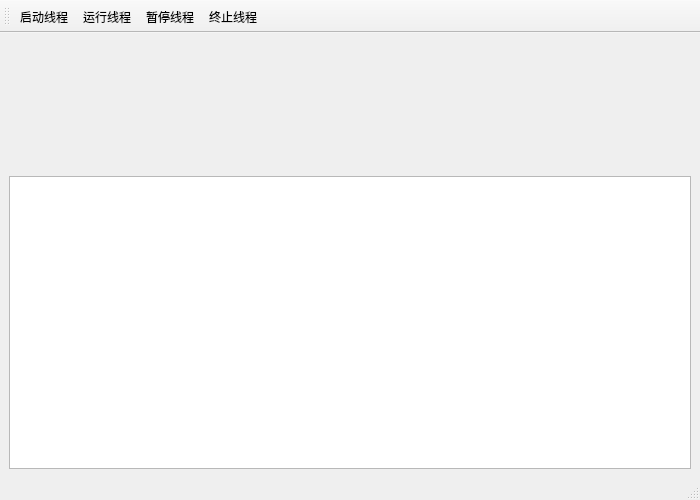
<?xml version="1.0" encoding="UTF-8"?>
<ui version="4.0">
 <class>Qt6_QMutex</class>
 <widget class="QMainWindow" name="Qt6_QMutex">
  <property name="geometry">
   <rect>
    <x>0</x>
    <y>0</y>
    <width>700</width>
    <height>500</height>
   </rect>
  </property>
  <property name="windowTitle">
   <string>Dice</string>
  </property>
  <property name="windowIcon">
   <iconset resource="images.qrc">
    <normaloff>:/images/games24.png</normaloff>:/images/games24.png</iconset>
  </property>
  <widget class="QWidget" name="W_Central">
   <layout class="QVBoxLayout" name="verticalLayout">
    <item>
     <widget class="QWidget" name="W_Dice" native="true">
      <layout class="QHBoxLayout" name="horizontalLayout">
       <property name="spacing">
        <number>0</number>
       </property>
       <property name="leftMargin">
        <number>0</number>
       </property>
       <property name="topMargin">
        <number>0</number>
       </property>
       <property name="rightMargin">
        <number>0</number>
       </property>
       <property name="bottomMargin">
        <number>0</number>
       </property>
       <item>
        <widget class="QLabel" name="L_Dice">
         <property name="minimumSize">
          <size>
           <width>128</width>
           <height>128</height>
          </size>
         </property>
         <property name="maximumSize">
          <size>
           <width>128</width>
           <height>128</height>
          </size>
         </property>
         <property name="text">
          <string/>
         </property>
         <property name="pixmap">
          <pixmap resource="images.qrc">:/images/dice0.jpg</pixmap>
         </property>
         <property name="scaledContents">
          <bool>false</bool>
         </property>
        </widget>
       </item>
      </layout>
     </widget>
    </item>
    <item>
     <widget class="QPlainTextEdit" name="PTE_Message"/>
    </item>
   </layout>
  </widget>
  <widget class="QMenuBar" name="menubar">
   <property name="geometry">
    <rect>
     <x>0</x>
     <y>0</y>
     <width>700</width>
     <height>30</height>
    </rect>
   </property>
  </widget>
  <widget class="QStatusBar" name="statusbar"/>
  <widget class="QToolBar" name="toolBar">
   <property name="windowTitle">
    <string>toolBar</string>
   </property>
   <attribute name="toolBarArea">
    <enum>TopToolBarArea</enum>
   </attribute>
   <attribute name="toolBarBreak">
    <bool>false</bool>
   </attribute>
   <addaction name="A_Started"/>
   <addaction name="A_Run"/>
   <addaction name="A_Pause"/>
   <addaction name="A_Stop"/>
  </widget>
  <action name="A_Started">
   <property name="text">
    <string>启动线程</string>
   </property>
  </action>
  <action name="A_Run">
   <property name="text">
    <string>运行线程</string>
   </property>
  </action>
  <action name="A_Pause">
   <property name="text">
    <string>暂停线程</string>
   </property>
  </action>
  <action name="A_Stop">
   <property name="text">
    <string>终止线程</string>
   </property>
  </action>
 </widget>
 <resources>
  <include location="images.qrc"/>
 </resources>
 <connections/>
</ui>
